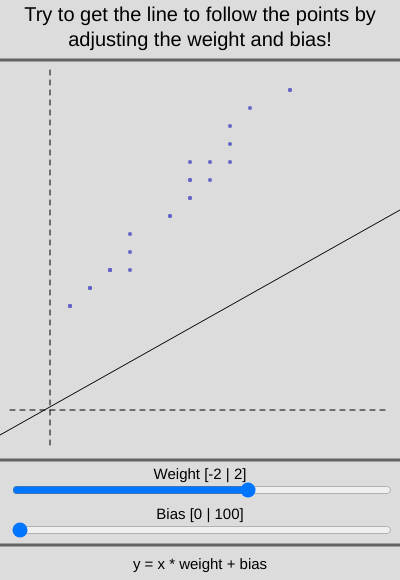
Frame 1 (no input)
Frame 60 (no input): identical to frame 1, image omitted
Frame 120 (the mouse pressed at the canvas centre since frame 60): identical to frame 1, image omitted

The p5.js sketch that drew this single still picture (run headless with seeded random() and noise() and a simulated clock; from frame 60 on, the mouse is pressed at the canvas centre):

// p5.js sketch
// ── sketch.js
let weightSlider;
let biasSlider;

let Xs = [3,
6,
7,
1,
12,
8,
15,
3,
7,
1,
2,
7,
3,
4,
7,
1,
8,
12,
7,
9,
10,
2,
4,
9,
6,
3,
9,
2,
4]

let ys = [5,
8,
10,
3,
15,
10,
18,
5,
9,
3,
4,
10,
5,
7,
9,
3,
11,
15,
11,
13,
14,
4,
6,
12,
8,
5,
11,
4,
5]

function setup() {
  createCanvas(400, 580);
  textAlign(CENTER, CENTER);
  textSize(15)
  
  weightSlider = createSlider(-2, 2, 0.5, 0.01);
  biasSlider = createSlider(0, 350, 0);
  
  weightSlider.position(10, 480);
  weightSlider.style('width', '380px');
  
  biasSlider.position(10, 520);
  biasSlider.style('width', '380px');
}

function draw() {
  background(220);
  
  // Draw the graph lines
  drawDashedLine(50, 70, 50, 450, 5);
  drawDashedLine(10, 410, 390, 410, 5);
  
  // Draw the weighted line
  let p1 = createVector(0, 410 - ((-50 * weightSlider.value()) + biasSlider.value()));
  let p2 = createVector(400, 410 - (400 * weightSlider.value() + biasSlider.value()));
  
  push();
    line(p1.x, p1.y, p2.x, p2.y);
  pop();
  
  // Draw the dataset
  drawDataserScatter()
  
  // Draw title container
  push();
    noStroke();
    fill(220);
    rect(0, 0, 400, 60);
  pop();
  
  // Draw the title
  push();
    textSize(20);
    text("Try to get the line to follow the points by", 200, 15);
    text("adjusting the weight and bias!", 200, 40);
  pop();
  
  
  // Draw lable container
  push();
    noStroke();
    fill(220);
    rect(0, 460, 400, 540);
  pop();
  
  // Draw the text lables
  text("Weight [-2 | 2]", 200, 475);
  text("Bias [0 | 100]", 200, 515);
  
  // Draw the equation text
  text("y = x * weight + bias", 200, 565);
  
  // Draw the text/graph seperating line
  push();
    stroke(100);
    strokeWeight(3);
    line(0, 460, 400, 460);
  pop();
  
  // Draw the title/graph seperating line
  push();
    stroke(100);
    strokeWeight(3);
    line(0, 60, 400, 60);
  pop();
  
  // Draw the text/equation seperating line
  push();
    stroke(100);
    strokeWeight(3);
    line(0, 545, 400, 545);
  pop();
}

function drawDashedLine(x1, y1, x2, y2, dash_size) {
  // Calculate distance
  let line_distance = dist(x1, y1, x2, y2);

  // Loop over each dash
  for(let i = 0; i < line_distance; i += dash_size * 2) {
    // Calculate the position of the dashes
    let p1 = p5.Vector.lerp(createVector(x1, y1), createVector(x2, y2), i / line_distance);
    
    let p2 = p5.Vector.lerp(createVector(x1, y1), createVector(x2, y2), (i + dash_size) / line_distance);
    
    line(p1.x, p1.y, p2.x, p2.y);
  }
}

function drawDataserScatter () {
  push();
    fill(100, 100, 200);
    noStroke();
    for(let i = 0; i < Xs.length; i ++) {
      ellipse(Xs[i] * 20 + 50, 410 - (ys[i] * 18 + 50), 4, 4);
    }
  pop();
}
